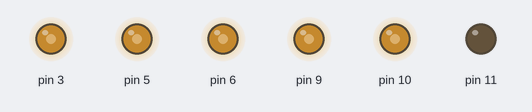
The sketch below on a simulated Arduino Uno, built with avr-gcc and run on an emulated ATmega328P. Shown: output pins drawn as LEDs (lit = HIGH).

Above: at 0.1 s.
Timing chart, 0 to 1.6 s (numbered marks = the images above):
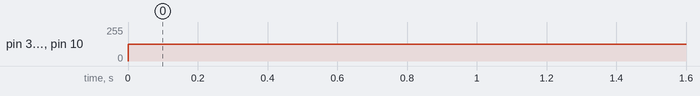

Measured:
- by itself, pin 3, pin 5, pin 6, pin 9, pin 10: 0/255 → 127/255 at 0.00 s

The sketch:

joystick_emulator.ino
```cpp
void setup()
{
  // put your setup code here, to run once:
  pinMode(3, OUTPUT); // 2
  pinMode(5, OUTPUT); // 4
  pinMode(6, OUTPUT); // 5
  pinMode(9, OUTPUT); // 6
  pinMode(10, OUTPUT); // 7
  pinMode(11, OUTPUT); // 8
}

int V2Digital(float v)
{
  return (v/5)*255;
}

void loop()
{
  analogWrite(3,V2Digital(2.5));
  analogWrite(5,V2Digital(2.5));
  analogWrite(6,V2Digital(2.5));
  analogWrite(9,V2Digital(2.5));
  analogWrite(10,V2Digital(2.5));
  analogWrite(11,V2Digital(0.0));

  delay(10);
}
```
